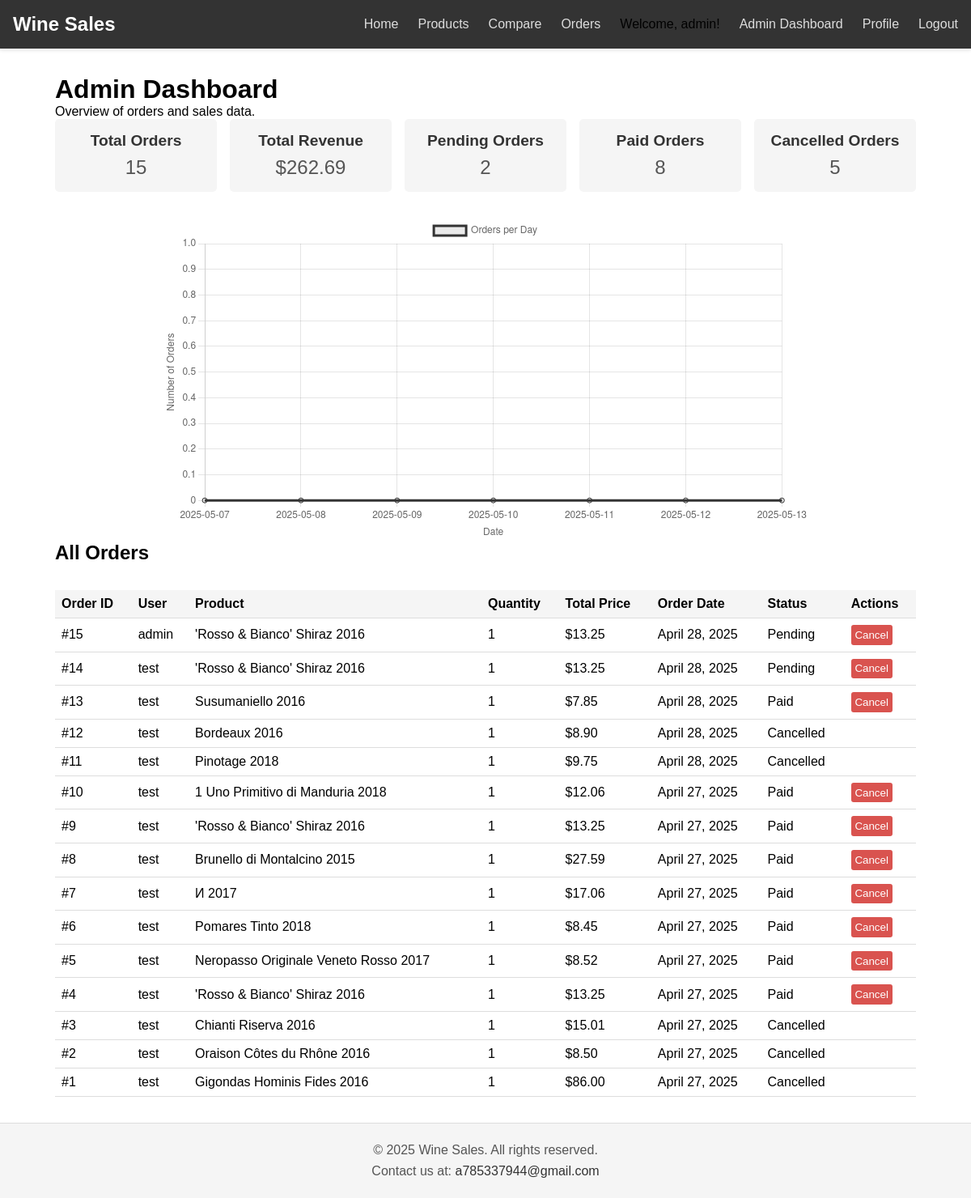
The app's page /orders/admin/dashboard/ (signed in) with its own data.
### orders/models.py (models this page shows, shortened)
class Order(models.Model):
    user = models.ForeignKey(User, on_delete=models.CASCADE)
    product = models.ForeignKey(Product, on_delete=models.CASCADE)
    quantity = models.IntegerField()
    total_price = models.DecimalField(max_digits=10, decimal_places=2)
    order_date = models.DateTimeField(auto_now_add=True)
    status = models.CharField(
        max_length=20,
        choices=[
            ('Pending', 'Pending'),
            ('Paid', 'Paid'),
            ('Cancelled', 'Cancelled'),
        ],
        default='Pending'
    )

### products/models.py (models this page shows, shortened)
class Product(models.Model):
    name = models.CharField(max_length=100)
    country = models.CharField(max_length=50)
    region = models.CharField(max_length=50)
    winery = models.CharField(max_length=100)
    rating = models.FloatField(default=0.0)
    number_of_ratings = models.IntegerField(default=0)
    price = models.DecimalField(max_digits=10, decimal_places=2)
    year = models.IntegerField(null=True, blank=True)
    inventory = models.IntegerField(default=100)  # 默认库存
    class Meta:
        ordering = ['name']

### orders/views.py (the view)
# urls.py: path('admin/dashboard/', views.admin_dashboard, name='admin_dashboard'),
@login_required
@user_passes_test(is_admin)
def admin_dashboard(request):
    total_orders = Order.objects.count()
    total_revenue = sum(order.total_price for order in Order.objects.all())
    status_counts = {
        'Pending': Order.objects.filter(status='Pending').count(),
        'Paid': Order.objects.filter(status='Paid').count(),
        'Cancelled': Order.objects.filter(status='Cancelled').count(),
    }
    end_date = timezone.now().date()
    start_date = end_date - timedelta(days=6)
    date_range = [start_date + timedelta(days=x) for x in range(7)]
    orders_by_date = [
        Order.objects.filter(order_date__date=date).count()
        for date in date_range
    ]
    date_labels = [date.strftime('%Y-%m-%d') for date in date_range]
    orders = Order.objects.all().order_by('-order_date')
    context = {
        'total_orders': total_orders,
        'total_revenue': total_revenue,
        'status_counts': status_counts,
        'date_labels': json.dumps(date_labels),
        'orders_by_date': json.dumps(orders_by_date),
        'orders': orders,  # 添加订单列表
    }
    return render(request, 'admin_dashboard.html', context)

### orders/views.py (called while the page is built)
def is_admin(user):
    return user.is_authenticated and user.is_staff

### orders/templates/admin_dashboard.html (shortened to what this page needs)
{% extends 'base.html' %}
{% block content %}
    <h1>Admin Dashboard</h1>
    <p>Overview of orders and sales data.</p>
    <div class="stats-container">
        <div class="stat-card">
            <h3>Total Orders</h3>
            <p>{{ total_orders }}</p>
        </div>
        <div class="stat-card">
            <h3>Total Revenue</h3>
            <p>${{ total_revenue|floatformat:2 }}</p>
        </div>
        <div class="stat-card">
            <h3>Pending Orders</h3>
            <p>{{ status_counts.Pending }}</p>
        </div>
        <div class="stat-card">
            <h3>Paid Orders</h3>
            <p>{{ status_counts.Paid }}</p>
        </div>
        <div class="stat-card">
            <h3>Cancelled Orders</h3>
            <p>{{ status_counts.Cancelled }}</p>
        </div>
    </div>
    <div class="chart-container">
        <canvas id="ordersChart"></canvas>
    </div>
    <h2>All Orders</h2>
    <table>
        <thead>
            <tr>
                <th>Order ID</th>
                <th>User</th>
                <th>Product</th>
                <th>Quantity</th>
                <th>Total Price</th>
                <th>Order Date</th>
                <th>Status</th>
                <th>Actions</th>
            </tr>
        </thead>
        <tbody>
            {% for order in orders %}
                <tr>
                    <td>#{{ order.id }}</td>
                    <td>{{ order.user.username }}</td>
                    <td>{{ order.product.name }}</td>
                    <td>{{ order.quantity }}</td>
                    <td>${{ order.total_price }}</td>
                    <td>{{ order.order_date|date:"F d, Y" }}</td>
                    <td>{{ order.status }}</td>
                    <td>
                        {% if order.status == 'Pending' or order.status == 'Paid' %}
                            <form method="post" action="{% url 'orders:cancel_order' order.id %}" style="display: inline;">
                                <button type="submit" class="cancel-btn">Cancel</button>
                            </form>
                        {% endif %}
                    </td>
                </tr>
            {% empty %}
                <tr>
                    <td colspan="8" style="text-align: center; padding: 0.5rem;">No orders found.</td>
                </tr>
            {% endfor %}
        </tbody>
    </table>
    <script>
        const ctx = document.getElementById('ordersChart').getContext('2d');
        const ordersChart = new Chart(ctx, {
            type: 'line',
            data: {
                labels: {{ date_labels|safe }},
                datasets: [{
                    label: 'Orders per Day',
                    data: {{ orders_by_date|safe }},
                    borderColor: '#333',
                    backgroundColor: 'rgba(51, 51, 51, 0.1)',
                    fill: true,
                    tension: 0.3
                }]
            },
            options: {
                responsive: true,
                scales: {
                    y: {
                        beginAtZero: true,
                        title: {
                            display: true,
                            text: 'Number of Orders'
                        }
                    },
                    x: {
                        title: {
                            display: true,
                            text: 'Date'
                        }
                    }
                }
            }
        });
    </script>
{% endblock %}

### templates/base.html (shortened to what this page needs)
<!DOCTYPE html>
<html lang="en">
<head>
</head>
<body>
    <nav>
        <div class="nav-container">
            <div class="nav-brand">
                <a href="{% url 'home' %}">Wine Sales</a>
            </div>
            <div class="nav-links">
                <a href="{% url 'home' %}">Home</a>
                <a href="{% url 'products:product_list' %}">Products</a>
                <a href="{% url 'products:compare_products' %}">Compare</a>
                <a href="{% url 'orders:order_list' %}">Orders</a>
                {% if user.is_authenticated %}
                    <span>Welcome, {{ user.username }}!</span>
                    {% if user.is_staff %}
                        <a href="{% url 'orders:admin_dashboard' %}">Admin Dashboard</a>
                    {% endif %}
                    <a href="{% url 'users:profile' %}">Profile</a>
                    <form method="post" action="{% url 'logout' %}" style="display: inline;">
                        <button type="submit" class="logout-button">Logout</button>
                    </form>
                {% else %}
                    <a href="{% url 'users:login' %}">Login</a>
                    <a href="{% url 'users:register' %}">Register</a>
                {% endif %}
            </div>
        </div>
    </nav>
    <main>
        {% block content %}
        {% endblock %}
    </main>
    <footer>
        <p>© 2025 Wine Sales. All rights reserved.</p>
        <p>Contact us at: <a href="a785337944@gmail.com">a785337944@gmail.com</a></p>
    </footer>
</body>
</html>

### templates/base.html (style rules this page uses)
* { margin: 0; padding: 0; box-sizing: border-box; }
body { font-family: Arial, sans-serif; display: flex; flex-direction: column; min-height: 100vh; }
nav { background-color: #333; padding: 1rem; box-shadow: 0 2px 5px rgba(0, 0, 0, 0.1); }
.nav-container { max-width: 1200px; margin: 0 auto; display: flex; justify-content: space-between; align-items: center; }
.nav-brand a { color: #fff; font-size: 1.5rem; text-decoration: none; font-weight: bold; }
.nav-links { display: flex; gap: 1.5rem; }
.nav-links a { color: #ddd; text-decoration: none; font-size: 1rem; }
.logout-button { color: #ddd; text-decoration: none; font-size: 1rem; background: none; border: none; cursor: pointer; padding: 0; }
main { flex: 1; max-width: 1200px; margin: 2rem auto; padding: 0 1rem; }
footer { background-color: #f5f5f5; padding: 1rem; text-align: center; border-top: 1px solid #ddd; }
footer p { margin: 0.5rem 0; color: #555; }
footer a { color: #333; text-decoration: none; }

### orders/templates/admin_dashboard.html (style rules this page uses)
.stats-container { display: flex; flex-wrap: wrap; gap: 1rem; margin-bottom: 2rem; }
.stat-card { background-color: #f5f5f5; padding: 1rem; border-radius: 5px; flex: 1; min-width: 200px; text-align: center; }
.stat-card h3 { margin: 0; font-size: 1.2rem; color: #333; }
.stat-card p { font-size: 1.5rem; margin: 0.5rem 0 0; color: #555; }
.chart-container { max-width: 800px; margin: 0 auto; }
table { width: 100%; border-collapse: collapse; margin-top: 2rem; }
th, td { padding: 0.5rem; text-align: left; border-bottom: 1px solid #ddd; }
th { background-color: #f5f5f5; }
.cancel-btn { padding: 0.3rem; background-color: #d9534f; color: #fff; border: none; border-radius: 3px; cursor: pointer; }

### records on screen
Order: id "15", user.username "admin", product.name "'Rosso & Bianco' Shiraz 2016", quantity "1", total_price "13.25", order_date "April 28, 2025", status "Pending", shows "Cancel"
Order: id "14", user.username "test", product.name "'Rosso & Bianco' Shiraz 2016", quantity "1", total_price "13.25", order_date "April 28, 2025", status "Pending", shows "Cancel"
Order: id "13", user.username "test", product.name "Susumaniello 2016", quantity "1", total_price "7.85", order_date "April 28, 2025", status "Paid", shows "Cancel"
Order: id "12", user.username "test", product.name "Bordeaux 2016", quantity "1", total_price "8.90", order_date "April 28, 2025", status "Cancelled"
Order: id "11", user.username "test", product.name "Pinotage 2018", quantity "1", total_price "9.75", order_date "April 28, 2025", status "Cancelled"
Order: id "10", user.username "test", product.name "1 Uno Primitivo di Manduria 2018", quantity "1", total_price "12.06", order_date "April 27, 2025", status "Paid", shows "Cancel"
Order: id "9", user.username "test", product.name "'Rosso & Bianco' Shiraz 2016", quantity "1", total_price "13.25", order_date "April 27, 2025", status "Paid", shows "Cancel"
Order: id "8", user.username "test", product.name "Brunello di Montalcino 2015", quantity "1", total_price "27.59", order_date "April 27, 2025", status "Paid", shows "Cancel"
Order: id "7", user.username "test", product.name "И 2017", quantity "1", total_price "17.06", order_date "April 27, 2025", status "Paid", shows "Cancel"
Order: id "6", user.username "test", product.name "Pomares Tinto 2018", quantity "1", total_price "8.45", order_date "April 27, 2025", status "Paid", shows "Cancel"
Order: id "5", user.username "test", product.name "Neropasso Originale Veneto Rosso 2017", quantity "1", total_price "8.52", order_date "April 27, 2025", status "Paid", shows "Cancel"
Order: id "4", user.username "test", product.name "'Rosso & Bianco' Shiraz 2016", quantity "1", total_price "13.25", order_date "April 27, 2025", status "Paid", shows "Cancel"
Order: id "3", user.username "test", product.name "Chianti Riserva 2016", quantity "1", total_price "15.01", order_date "April 27, 2025", status "Cancelled"
Order: id "2", user.username "test", product.name "Oraison Côtes du Rhône 2016", quantity "1", total_price "8.50", order_date "April 27, 2025", status "Cancelled"
Order: id "1", user.username "test", product.name "Gigondas Hominis Fides 2016", quantity "1", total_price "86.00", order_date "April 27, 2025", status "Cancelled"

### other values on screen
{{ user.username }} "admin"
{{ total_orders }} "15"
{{ total_revenue|floatformat:2 }} "262.69"
{{ status_counts.Pending }} "2"
{{ status_counts.Paid }} "8"
{{ status_counts.Cancelled }} "5"
chart data {{ date_labels|safe }} ["2025-05-07", "2025-05-08", "2025-05-09", "2025-05-10", "2025-05-11", "2025-05-12", "2025-05-13"]
chart data {{ orders_by_date|safe }} [0, 0, 0, 0, 0, 0, 0]
